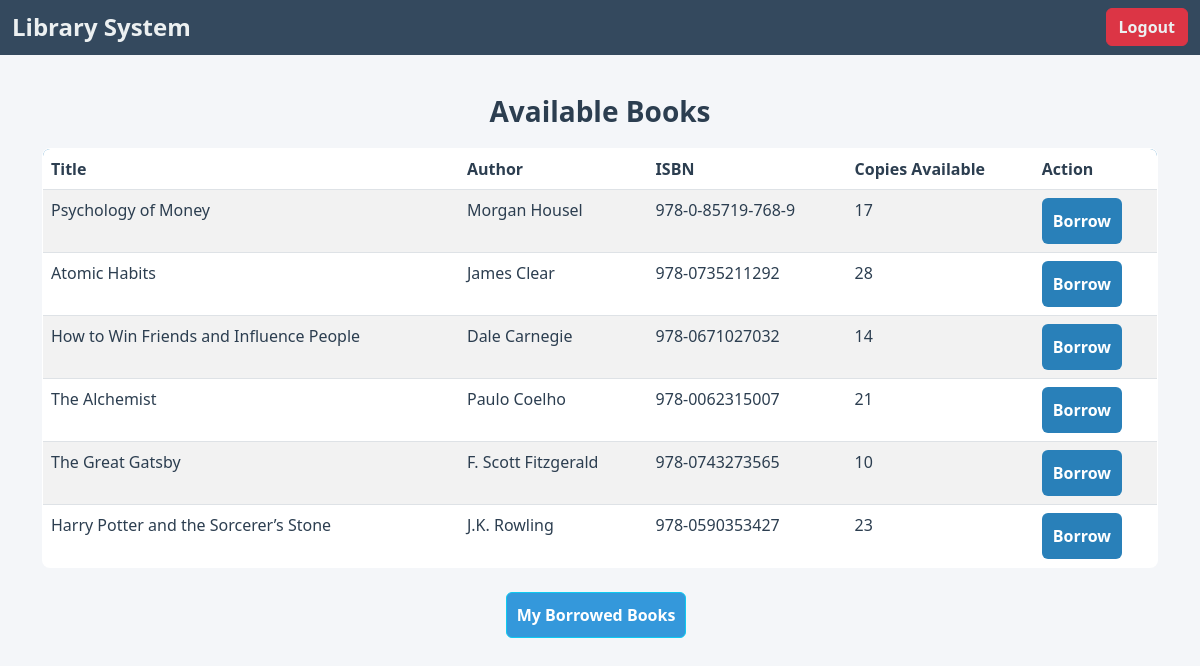
Before: /books/ (signed in) with the older database file.
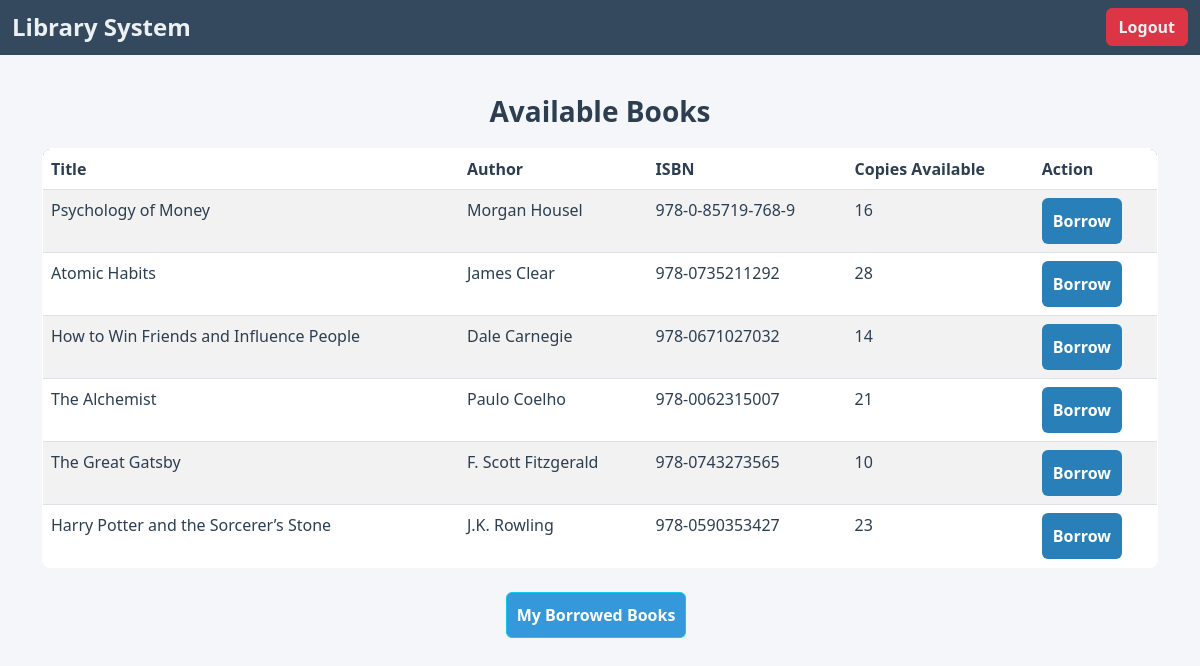
After: the same page with the newer database file.
### books/models.py (models this page shows, shortened)
class Book(models.Model):
    title = models.CharField(max_length=200)
    author = models.CharField(max_length=200)
    category = models.CharField(max_length=200)
    isbn = models.CharField(max_length=20, unique=True)
    total_copies = models.PositiveIntegerField(default=1)
    available_copies = models.PositiveIntegerField(default=1)

### books/views.py (the view)
# urls.py: path('books/', book_list, name='book-list'),
def book_list(request):
    books = Book.objects.all()
    borrowed_books = BorrowedBook.objects.filter(user=request.user)
    return render(request, 'book/book_list.html', {
        'books': books
    })

### books/templates/book/book_list.html (shortened to what this page needs)
{% load static %}
<!DOCTYPE html>
<html lang="en">
<head>
    <link rel="stylesheet" href="https://cdn.jsdelivr.net/npm/bootstrap@5.3.0/dist/css/bootstrap.min.css">
</head>
<body>
    <nav class="navbar navbar-dark">
        <div class="container-fluid">
            <span class="navbar-brand mb-0 h1">Library System</span>
            <a href="{% url 'logout' %}" class="btn btn-danger">Logout</a>
        </div>
    </nav>
    <div class="container">
        <h2>Available Books</h2>
        <table class="table table-striped">
            <thead>
                <tr>
                    <th>Title</th>
                    <th>Author</th>
                    <th>ISBN</th>
                    <th>Copies Available</th>
                    <th>Action</th>
                </tr>
            </thead>
            <tbody>
                {% for book in books %}
                <tr>
                    <td>{{ book.title }}</td>
                    <td>{{ book.author }}</td>
                    <td>{{ book.isbn }}</td>
                    <td>{{ book.available_copies }}</td>
                    <td>
                        {% if book.available_copies > 0 %}
                            <form method="post" action="{% url 'borrow_book' book.id %}">
                                <button type="submit" class="btn btn-custom">Borrow</button>
                            </form>
                        {% else %}
                            <button class="btn btn-secondary" disabled>Out of Stock</button>
                        {% endif %}
                    </td>
                </tr>
                {% empty %}
                <tr>
                    <td colspan="5" class="text-center text-danger">No books available.</td>
                </tr>
                {% endfor %}
            </tbody>
        </table>
        <div class="d-flex justify-content-center mt-4">
            <a href="{% url 'borrowed_books' %}" class="btn btn-info me-2">My Borrowed Books</a>
        </div>
    </div>
</body>
</html>

Changed rows visible on the page:
changed Book "Psychology of Money": available_copies "17" → "16"
